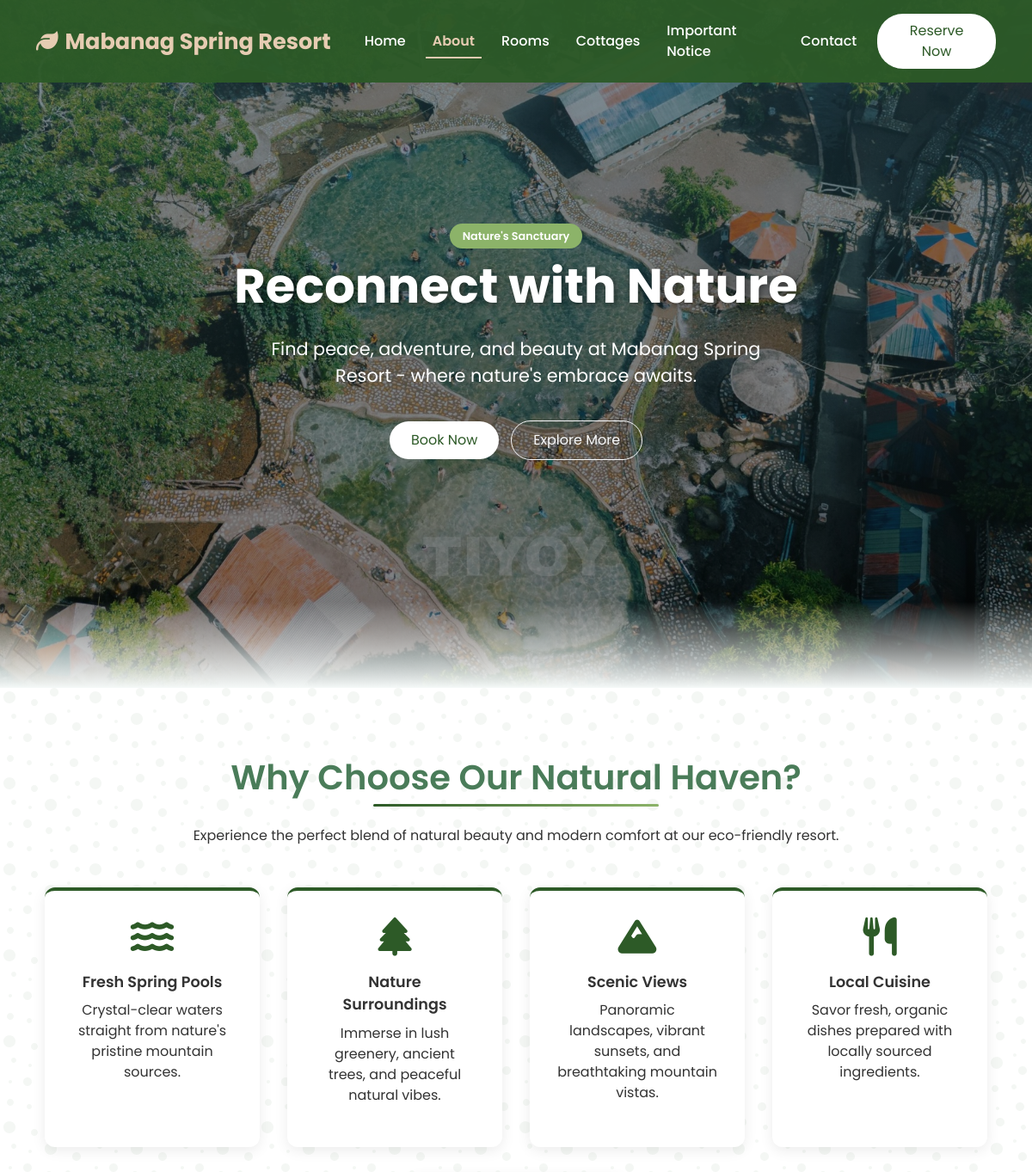
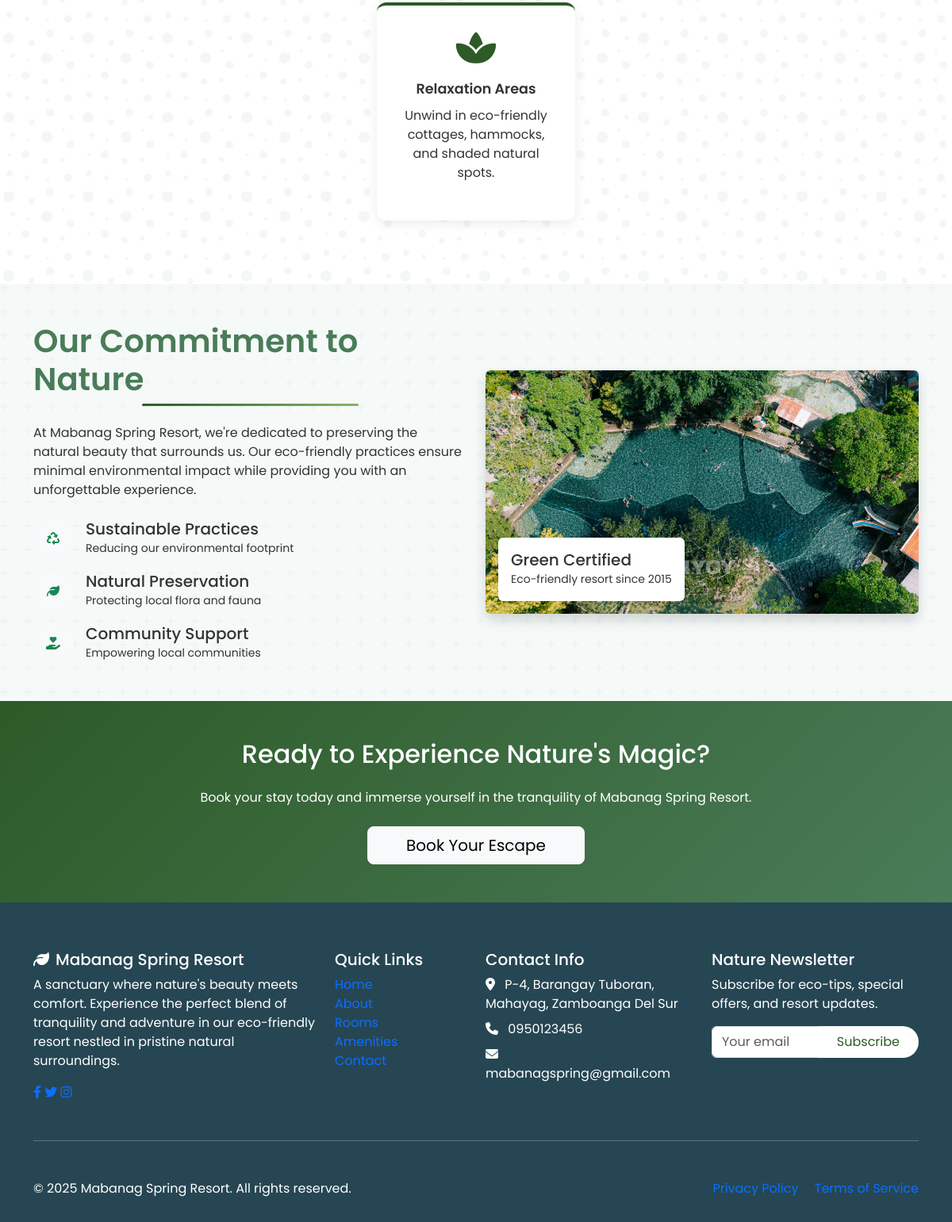
The page /aboutus.php on the database its author committed (2 pictures, top to bottom).
### tables this page shows
CREATE TABLE `owners_info` (
  `info_id` int(11) NOT NULL,
  `gcash_number` varchar(50) NOT NULL,
  `gcash_name` varchar(100) NOT NULL,
  `email_address` varchar(255) NOT NULL,
  `phone_number` varchar(50) NOT NULL,
  `address` varchar(255) NOT NULL,
  `facebook_account` varchar(255) NOT NULL
);

### aboutus.php (the view, shortened to what this page needs)
<!doctype html>
<html lang="en">
<?php
    require_once 'admin/connect.php';
    $sql = mysqli_query($conn, " SELECT * FROM `owners_info` WHERE `info_id` = 1");
    $info = mysqli_fetch_assoc($sql);
?>
<head>
    <link href="https://cdn.jsdelivr.net/npm/bootstrap@5.3.8/dist/css/bootstrap.min.css" rel="stylesheet">
    <link rel="stylesheet" href="https://cdnjs.cloudflare.com/ajax/libs/font-awesome/6.4.0/css/all.min.css" />
    <link href="https://unpkg.com/aos@2.3.1/dist/aos.css" rel="stylesheet">
    <link rel="stylesheet" href="css/aboutus.css">
</head>
<body>
<nav class="navbar navbar-expand-lg navbar-dark fixed-top">
    <div class="container">
        <a class="navbar-brand" href="#"><i class="fas fa-leaf me-2"></i>Mabanag Spring Resort</a>
        <div class="collapse navbar-collapse" id="navbarNav">
            <ul class="navbar-nav ms-auto align-items-lg-center">
                <li class="nav-item"><a class="nav-link" href="index.php">Home</a></li>
                <li class="nav-item"><a class="nav-link active fw-semibold" href="#">About</a></li>
                <li class="nav-item"><a class="nav-link" href="rooms.php">Rooms</a></li>
                <li class="nav-item"><a class="nav-link" href="cottages.php">Cottages</a></li>
                <li class="nav-item"><a class="nav-link" href="notice.php">Important Notice</a></li>
                <li class="nav-item"><a class="nav-link" href="contactus.php">Contact</a></li>
                <li class="nav-item">
                    <a class="btn btn-resort ms-lg-3 mt-2 mt-lg-0" href="guest_reservation.php">Reserve Now</a>
                </li>
            </ul>
        </div>
    </div>
</nav>
<section class="hero-section">
    <div class="container" data-aos="fade-up" data-aos-duration="1000">
        <span class="nature-badge">Nature's Sanctuary</span>
        <h1>Reconnect with Nature</h1>
        <p>Find peace, adventure, and beauty at Mabanag Spring Resort - where nature's embrace awaits.</p>
        <a href="guest_reservation.php" class="btn btn-resort">Book Now</a>
        <a href="#about" class="btn btn-outline-light">Explore More</a>
    </div>
</section>
<section id="about" class="leaf-pattern">
    <div class="container">
        <h2 class="section-title">Why Choose Our Natural Haven?</h2>
        <p class="text-center mb-5">Experience the perfect blend of natural beauty and modern comfort at our eco-friendly resort.</p>
        <div class="features-grid">
            <div class="feature-box" data-aos="fade-up" data-aos-delay="100">
                <i class="fas fa-water feature-icon"></i>
                <div class="feature-title">Fresh Spring Pools</div>
                <p>Crystal-clear waters straight from nature's pristine mountain sources.</p>
            </div>
            <div class="feature-box" data-aos="fade-up" data-aos-delay="200">
                <i class="fas fa-tree feature-icon"></i>
                <div class="feature-title">Nature Surroundings</div>
                <p>Immerse in lush greenery, ancient trees, and peaceful natural vibes.</p>
            </div>
            <div class="feature-box" data-aos="fade-up" data-aos-delay="300">
                <i class="fas fa-mountain feature-icon"></i>
                <div class="feature-title">Scenic Views</div>
                <p>Panoramic landscapes, vibrant sunsets, and breathtaking mountain vistas.</p>
            </div>
            <div class="feature-box" data-aos="fade-up" data-aos-delay="400">
                <i class="fas fa-utensils feature-icon"></i>
                <div class="feature-title">Local Cuisine</div>
                <p>Savor fresh, organic dishes prepared with locally sourced ingredients.</p>
            </div>
            <div class="feature-box" data-aos="fade-up" data-aos-delay="500">
                <i class="fas fa-spa feature-icon"></i>
                <div class="feature-title">Relaxation Areas</div>
                <p>Unwind in eco-friendly cottages, hammocks, and shaded natural spots.</p>
            </div>
        </div>
    </div>
</section>
<section class="py-5 water-pattern">
    <div class="container">
        <div class="row align-items-center">
            <div class="col-lg-6 mb-4 mb-lg-0" data-aos="fade-right">
                <h2 class="section-title">Our Commitment to Nature</h2>
                <p class="mb-4">At Mabanag Spring Resort, we're dedicated to preserving the natural beauty that surrounds us. Our eco-friendly practices ensure minimal environmental impact while providing you with an unforgettable experience.</p>
                <div class="d-flex align-items-center mb-3">
                    <div class="rounded-circle bg-light d-flex align-items-center justify-content-center me-3" style="width: 50px; height: 50px;">
                        <i class="fas fa-recycle text-success"></i>
                    </div>
                    <div>
                        <h5 class="mb-0">Sustainable Practices</h5>
                        <small>Reducing our environmental footprint</small>
                    </div>
                </div>
                <div class="d-flex align-items-center mb-3">
                    <div class="rounded-circle bg-light d-flex align-items-center justify-content-center me-3" style="width: 50px; height: 50px;">
                        <i class="fas fa-leaf text-success"></i>
                    </div>
                    <div>
                        <h5 class="mb-0">Natural Preservation</h5>
                        <small>Protecting local flora and fauna</small>
                    </div>
                </div>
                <div class="d-flex align-items-center">
                    <div class="rounded-circle bg-light d-flex align-items-center justify-content-center me-3" style="width: 50px; height: 50px;">
                        <i class="fas fa-hand-holding-heart text-success"></i>
                    </div>
                    <div>
                        <h5 class="mb-0">Community Support</h5>
                        <small>Empowering local communities</small>
                    </div>
                </div>
            </div>
            <div class="col-lg-6" data-aos="fade-left">
                <div class="position-relative">
                    <img src="photo/g2.jpg"
                         class="img-fluid rounded shadow" alt="Eco Resort">
                    <div class="position-absolute bottom-0 start-0 bg-white p-3 m-3 rounded shadow-sm">
                        <h5 class="mb-0">Green Certified</h5>
                        <small>Eco-friendly resort since 2015</small>
                    </div>
                </div>
            </div>
        </div>
    </div>
</section>
<section class="py-5" style="background: linear-gradient(135deg, var(--resort-primary), var(--resort-accent)); color: white;">
    <div class="container text-center">
        <h2 class="mb-4">Ready to Experience Nature's Magic?</h2>
        <p class="mb-4">Book your stay today and immerse yourself in the tranquility of Mabanag Spring Resort.</p>
        <a href="guest_reservation.php" class="btn btn-light btn-lg px-5">Book Your Escape</a>
    </div>
</section>
<footer class="footer" style="background-color: var(--deep-blue); color: white; padding: 60px 0 30px; position: relative;">
    <div class="container">
        <div class="row">
            <div class="col-lg-4 mb-4 mb-lg-0">
                <h5><i class="fas fa-leaf me-2"></i>Mabanag Spring Resort</h5>
                <p>A sanctuary where nature's beauty meets comfort. Experience the perfect blend of tranquility and adventure in our eco-friendly resort nestled in pristine natural surroundings.</p>
                <div class="social-icons">
                    <a href="#"><i class="fab fa-facebook-f"></i></a>
                    <a href="#"><i class="fab fa-twitter"></i></a>
                    <a href="#"><i class="fab fa-instagram"></i></a>
                </div>
            </div>
            <div class="col-lg-2 col-md-6 mb-4 mb-md-0">
                <h5>Quick Links</h5>
                <ul class="list-unstyled">
                    <li><a href="#" class="text-decoration-none">Home</a></li>
                    <li><a href="#about" class="text-decoration-none">About</a></li>
                    <li><a href="#rooms" class="text-decoration-none">Rooms</a></li>
                    <li><a href="#amenities" class="text-decoration-none">Amenities</a></li>
                    <li><a href="#contact" class="text-decoration-none">Contact</a></li>
                </ul>
            </div>
            <div class="col-lg-3 col-md-6 mb-4 mb-md-0">
                <h5>Contact Info</h5>
                <ul class="list-unstyled">
                    <li class="mb-2"><i class="fas fa-map-marker-alt me-2"></i> <?php echo $info['address']?></li>
                    <li class="mb-2"><i class="fas fa-phone me-2"></i> <?php echo $info['phone_number']?></li>
                    <li class="mb-2"><i class="fas fa-envelope me-2"></i> <?php echo $info['email_address']?></li>
                </ul>
            </div>
            <div class="col-lg-3">
                <h5>Nature Newsletter</h5>
                <p>Subscribe for eco-tips, special offers, and resort updates.</p>
                <form>
                    <div class="input-group">
                        <input type="email" class="form-control" placeholder="Your email">
                        <button class="btn btn-resort" type="submit">Subscribe</button>
                    </div>
                </form>
            </div>
        </div>
        <hr class="my-5">
        <div class="row align-items-center">
            <div class="col-md-6">
                <p class="mb-0">&copy; 2025 Mabanag Spring Resort. All rights reserved.</p>
            </div>
            <div class="col-md-6 text-md-end">
                <a href="#" class="text-decoration-none me-3">Privacy Policy</a>
                <a href="#" class="text-decoration-none">Terms of Service</a>
            </div>
        </div>
    </div>
</footer>
</body>
</html>

### css/aboutus.css (style rules this page uses)
:root { --forest-green: #2d5a27; --spring-green: #4a7c59; --leaf-green: #8cb369; --water-blue: #4d9de0; --sky-blue: #a1c6ea; --earth-brown: #8b5a2b; --sand: #e6ccb2; --sunset: #e76f51; --deep-blue: #264653; --light-blue: #8ecae6; --resort-primary: #2d5a27; --resort-accent: #4a7c59; --white: #fff; }
body { font-family: 'Poppins', sans-serif; background-color: #f5f9f8; margin: 0; padding: 0; color: #333; overflow-x: hidden; }
.navbar { background-color: rgba(45, 90, 39, 0.95); padding: 1rem 0; transition: all 0.4s ease; }
.navbar-brand { font-weight: 700; font-size: 1.6rem; color: var(--sand); }
.navbar-nav .nav-link { color: #fff !important; margin-left: 15px; font-weight: 500; transition: 0.3s; position: relative; }
.navbar .navbar-nav .nav-link.active { color: var(--sand) !important; }
.navbar-nav .nav-link::after { content: ''; position: absolute; width: 0; height: 2px; bottom: 0; left: 0; background-color: var(--sand); transition: width 0.3s ease; }
.navbar .navbar-nav .nav-link.active::after { width: 100%; }
.btn-resort { background-color: var(--white); color: var(--resort-primary); border-radius: 30px; padding: 0.5rem 1.5rem; transition: background-color 0.3s; border: none; }
.hero-section { background: linear-gradient(rgba(38, 70, 83, 0.6), rgba(0, 0, 0, 0.5)), url('../photo/g1.jpg') center/cover no-repeat; height: 100vh; display: flex; align-items: center; justify-content: center; text-align: center; color: white; padding: 2rem; position: relative; }
.hero-section::before { content: ''; position: absolute; bottom: 0; left: 0; width: 100%; height: 100px; background: linear-gradient(to top, #f5f9f8, transparent); }
.hero-section h1 { font-size: 3.5rem; font-weight: 700; text-shadow: 2px 2px 8px rgba(0, 0, 0, 0.5); margin-bottom: 1.5rem; }
.hero-section p { font-size: 1.3rem; margin-bottom: 2rem; max-width: 600px; margin-left: auto; margin-right: auto; }
.hero-section .btn { margin: 0.3rem; border-radius: 30px; padding: 10px 25px; transition: 0.3s; }
.btn-outline-light { border-radius: 30px; padding: 10px 25px; transition: 0.3s; }
#about { background-color: #ffffff; padding: 5rem 0; text-align: center; }
.section-title { font-size: 2.5rem; color: var(--resort-accent); font-weight: 600; margin-bottom: 2rem; position: relative; display: inline-block; }
.section-title::after { content: ''; position: absolute; width: 50%; height: 3px; background: linear-gradient(to right, var(--resort-primary), var(--leaf-green)); bottom: -10px; left: 25%; border-radius: 3px; }
.features-grid { display: flex; flex-wrap: wrap; justify-content: center; gap: 2rem; margin-top: 3rem; }
.feature-box { background-color: #fff; border-radius: 12px; box-shadow: 0 4px 16px rgba(0, 0, 0, 0.08); padding: 2rem; max-width: 250px; transition: transform 0.3s; text-align: center; border-top: 4px solid var(--resort-primary); }
.feature-icon { font-size: 2.8rem; color: var(--resort-primary); margin-bottom: 1rem; }
.feature-title { font-weight: 600; font-size: 1.1rem; margin-bottom: 0.5rem; }
.nature-badge { background-color: var(--leaf-green); color: white; padding: 5px 15px; border-radius: 30px; font-size: 0.8rem; font-weight: 600; display: inline-block; margin-bottom: 10px; }

### rows shown on the page
owners_info: address "P-4, Barangay Tuboran, Mahayag, Zamboanga Del Sur", phone_number "0950123456", email_address "mabanagspring@gmail.com"
